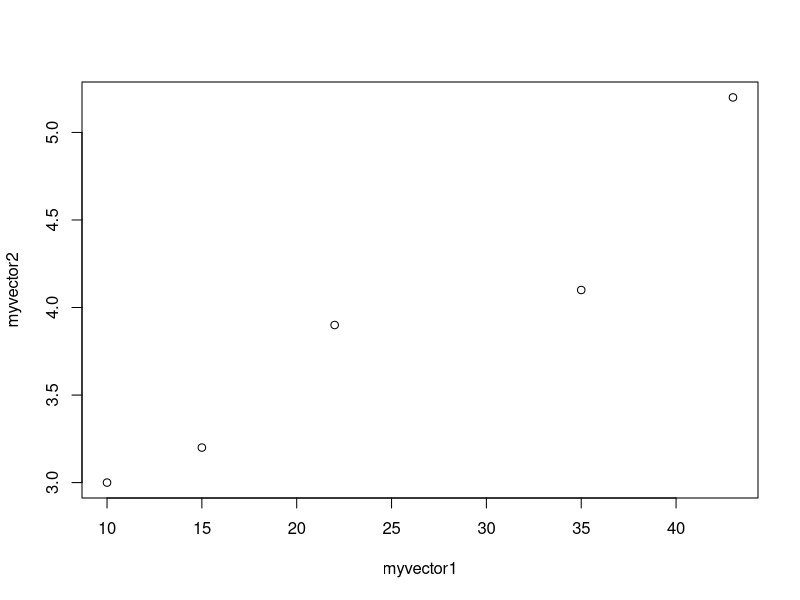
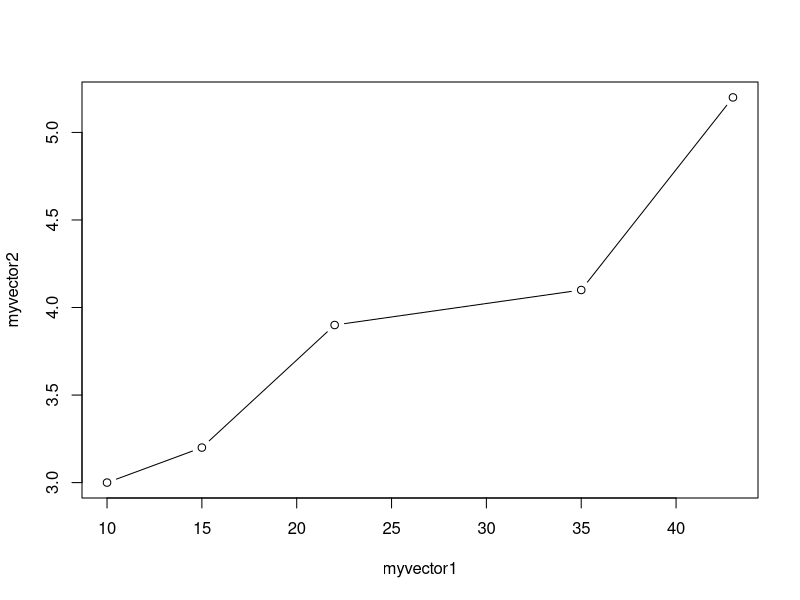

Write R code to recreate these figures, in order. (Note: this script raises an error after producing the figures.)
## ---- chunk 1
# What's the logbase10 of 100?
x <- 100
log10(x)
# What's the mean of myvector?
myvector <- c(30,16,303,99,11,111)
mean(myvector)
## ---- chunk 2
# extracting a single element from myvector
myvector[3]
## ---- chunk 3
# how to create a sequence of numbers
seq(1, 100, by = 1)
# changing the 'by' argument from 1 -> 2
seq(1, 100, by = 2)
## ---- chunk 4
# using a for loop to print out the square of each number from 1 to 10
for (i in 1:10) { print (i*i) }
## ---- chunk 5
# using a for loop to print the square of each item in a vector
avector <- c(2, 9, 100, 133)
for (i in avector) { print (i*i) }
## ---- chunk 6
# use a for loop to print out the square of every *SECOND* number between 1 and 10?
for (i in seq(1, 10, by = 2)) { print (i*i) }
## ---- chunk 7
# plotting myvector2 and a function of myvector1
myvector1 <- c(10, 15, 22, 35, 43)
myvector2 <- c(3, 3.2, 3.9, 4.1, 5.2)
plot(myvector1, myvector2, xlab="myvector1", ylab="myvector2")
## ---- chunk 8
# adding a type=b argument will draw a line between each point
plot(myvector1, myvector2, xlab="myvector1", ylab="myvector2", type="b")
## ---- chunk 9
# creating a function that returns 20 plus the square of the input
myfunction <- function(x) { return(20 + (x*x)) }
# testing out that function with two inputs
myfunction(10)
myfunction(25)
# printing the entirety of the function
myfunction
# finds the log to the base 10 of variable x
x <- 100
log10(x)

## ---- chunk 10
# reading in a fasta file and selecting JUST the nucleotides
library("seqinr")
dengue <- read.fasta(file="den1.fasta")
dengueseq <- dengue[[1]]
# extracting a subsequence
dengueseq[452:535]
## ---- chunk 11
# what's the GC content of the dengue?
GC(dengueseq)
## ---- chunk 12
# how do I get a rolling window of GC content?
# length is 10735
length(dengueseq)
GC(dengueseq[1:2000])
GC(dengueseq[2001:4000])
GC(dengueseq[4001:6000])
GC(dengueseq[6001:8000])
GC(dengueseq[8001:10000])
GC(dengueseq[10001:10735])
## ---- chunk 13
# it's possible to automate the GC rolling window with a function!
# create the different starting points for the function 
starts <- seq(1, length(dengueseq)-2000, by = 2000)
# I was trying to figure out if this was a vector, BUT it kept telling me the number type
typeof(starts)
# it responds the this bracket command, so it must be a vector, right?
starts[1]
# is.vector checks if something is a vector! It is a vector :)
is.vector(starts)

# determining how long the function will run for
n <- length(starts)
# for 1 - 5
for (i in 1:n) {
  # chunk will be a block of dengueseq wherever the i and i + 1999 determine
  chunk <- dengueseq[starts[i]:(starts[i]+1999)]
  # getting GC info for current chunk
  chunkGC <- GC(chunk)
  print(chunkGC)
}

## ---- chunk 14
# this is the x axis vector ... I didn't realize that when I was doing the first part.
starts <- seq(1, length(dengueseq)-2000, by = 2000)
n <- length(starts)
# this is 1st diff from above: creating an empty vector to store the GC values
chunkGCs <- numeric(n)
for (i in 1:n) {
  chunk <- dengueseq[starts[i]:(starts[i]+1999)]
  chunkGC <- GC(chunk)
  print(chunkGC)
  chunkGCs[i] <- chunkGC
}
plot(starts,chunkGCs,type="b",xlab="Nucleotide start position",ylab="GC content")
## ---- chunk 15
# creating a function that allows the user to select the input sequence and the sliding window size
# the only real difference between the previous function and the changeable one is this next line
# we accept a windowsize and an inputsequence
slidingwindowplot <- function(windowsize, inputseq)
{
  # note that the '2000' from the previous function is replaced by windowsize here
  starts <- seq(1, length(inputseq)-windowsize, by = windowsize)
  n <- length(starts)
  chunkGCs <- numeric(n)
  for (i in 1:n){
    # window size again determining the range (for GC to run on)
    chunk <- inputseq[starts[i]:(starts[i]+windowsize-1)]
    chunkGC <- GC(chunk)
    print(chunkGC)
    chunkGCs[i] <- chunkGC
  }
  plot(starts,chunkGCs,type="b",xlab="Nucleotide start position",ylab="GC content")
}
## ---- chunk 16
# calling that function
slidingwindowplot(3000, dengueseq)
## ---- chunk 17
# calling that function again
slidingwindowplot(300, dengueseq)
## ---- chunk 18
# get all the two-character long 'words' from the dengue sequence
count(dengueseq, 2)
## ---- chunk 19
# determining ro for GC
# first get counts for individual nucleotides
count(dengueseq, 1)
# frequency of G
2770/(3426+2240+2770+2299)
# frequency of C
2240/(3426+2240+2770+2299)
# counts for dinucleotides
count(dengueseq,2)
# frequency of GC dinucleotide
500/(1108 + 720 + 890 + 708 + 901 + 523 + 261 + 555 + 976 + 500 + 787 + 507 + 440 + 497 + 832 + 529 )
# fGC / fG * fC
0.04658096/(0.2580345*0.2086633)
## ---- chunk 20
# using the function I created above.
# very low GC near the beginning, 2500, 3900, 8000, and 1100 ... super high around 13000
slidingwindowplot(200, dengueseq)
slidingwindowplot(2000, dengueseq)
dengueseq
## ---- chunk 21
require('seqinr')
# reading in the sequence (got it from ncbi)
read_leprae <- read.fasta(file="/media/david/Linux/R_for_Bioinformatics/DNA_Sequence_Statistics_2/Mycobacterium_leprae.fasta")
is.vector(read_leprae)
# need to get it into the right format (just nucleotides)
lepraeseq <- read_leprae[[1]]
slidingwindowplot(200, lepraeseq)
slidingwindowplot(20000, lepraeseq)
slidingwindowplot(200000, lepraeseq)
# it's got very low GC at the beginning, 1,000,000 and 25M
## ---- chunk 22
#length(lepraeseq)
#leprae_table <- count(lepraeseq,1)
#leprae_table
#leprae_table[1]
#leprae_table[4]
AT_calculator <- function(genome)
{
  genome_table <- count(genome,1)
  A_count <- genome_table[1]
  T_count <- genome_table[4]
  100 * (A_count + T_count)/length(lepraeseq)
}
AT_calculator(lepraeseq)
## ---- chunk 23
ATslidingwindow <- function(windowsize, genome)
{
  starts <- seq(1, length(genome)-windowsize, by = windowsize)
  n <- length(starts)
  chunkATs <- numeric(n)
  for (i in 1:n)
  {
    chunk <- genome[starts[i]:(starts[i]+windowsize-1)]
    chunkAT <- AT_calculator(chunk)
    print(chunkAT)
    chunkATs[i] <- chunkAT
  }
  plot(starts,chunkATs,type="b",xlab="Nucleotide start position",ylab="AT content")
}
ATslidingwindow(20000, lepraeseq)
## ---- chunk 24
count(lepraeseq, 1)
# get G frequency
950202/(687041+938713+950202+692247)
# get A frequency
687041/(687041+938713+950202+692247)
# get C frequency
938713/(687041+938713+950202+692247)
count(lepraeseq, 3)
# get trinucleotide sum
# yuck, it looks like we're supposed to sum that all by hand ... NO WAY
trinucleotides <- count(lepraeseq, 3)
n <- length(trinucleotides)
trinucleotide_sum <- 0
for (i in 1:n)
{
  trinucleotide_sum <- trinucleotide_sum + trinucleotides[[i]]                
}
trinucleotide_sum
# get GAC frequency
GAC_frequency <- 61174/trinucleotide_sum
# GAC is slightly over-represented
GAC_frequency/(0.2907414 * 0.2102198 * 0.287226)
